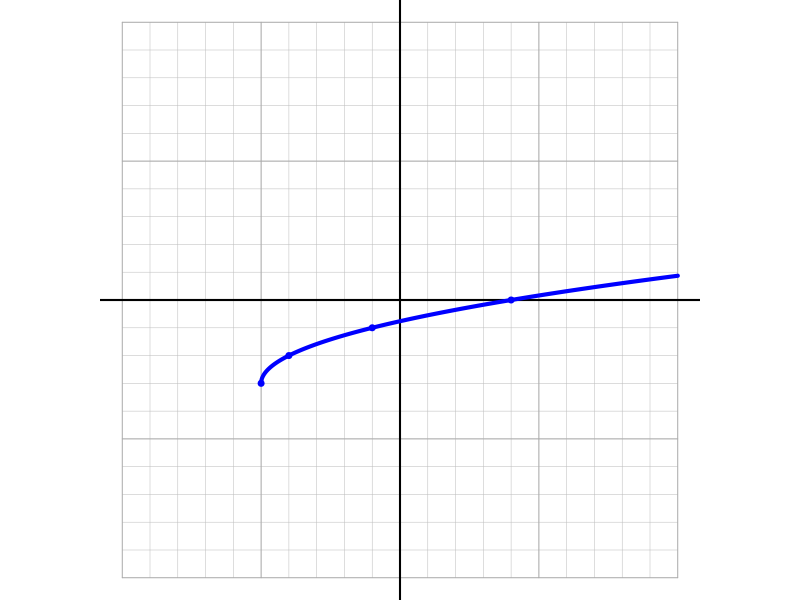
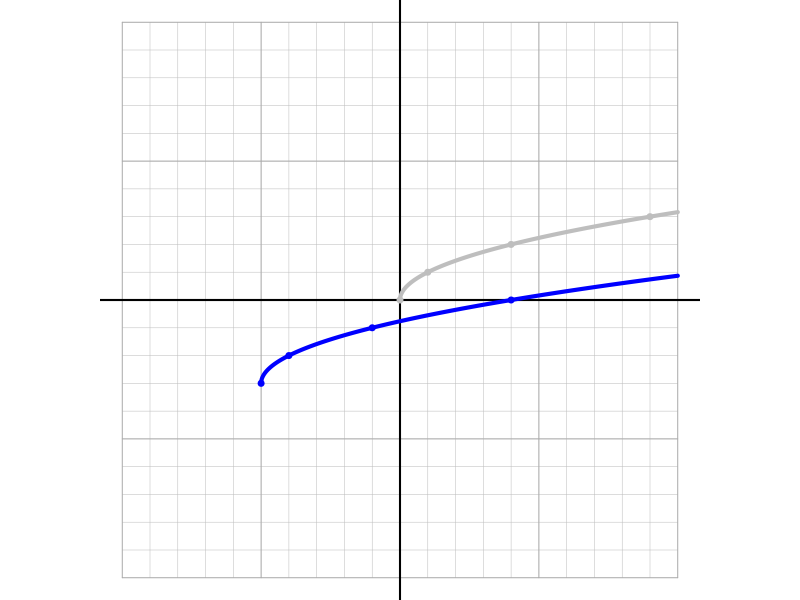

Write the R code that produced these figures, in order.
## ---- chunk 1
funs = list(c("$f(x)=\\lvert x \\rvert$","absolute value",function(x){abs(x)}),
            c("$f(x)=x^2$","quadratic",function(x){x^2}),
            c("$f(x)=x^3$","cubic",function(x){x^3}),
            c("$f(x)=\\frac{1}{x}$","reciprocal",function(x){1/x}),
            c("$f(x)=\\sqrt{x}$","square root",function(x){x^(1/2)}),
            c("$f(x)=\\sqrt[3]{x}$","cube root",function(x){abs(x)^(1/3)*sign(x)}),
            c("$f(x)=2^{x}$","exponential",function(x){2^x}),
            c("$f(x)=\\log_{2}(x)$","logarithmic",function(x){log(x)/log(2)})
            )

fun2 = list(c("\\lvert x \\rvert","absolute value",function(x){abs(x)}),
            c("(x)^2","quadratic",function(x){x^2}),
            c("(x)^3","cubic",function(x){x^3}),
            c("\\frac{1}{x}","reciprocal",function(x){1/x}),
            c("\\sqrt{x}","square root",function(x){x^(1/2)}),
            c("\\sqrt[3]{x}","cube root",function(x){abs(x)^(1/3)*sign(x)}),
            c("2^{x}","exponential",function(x){2^x}),
            c("\\log_{2}(x)","logarithmic",function(x){log(x)/log(2)})
            )

n = length(funs)
w = sample(1:n,1)
fe = funs[[w]][[1]]
fn = funs[[w]][[2]]
ff = funs[[w]][[3]]

hk = sample(1:6,2)*sample(c(-1,1),2,T)
h = hk[1]
k = hk[2]

names = character()
for(i in 1:length(funs)){
    names = c(names,funs[[i]][[2]])
}

al1 = paste0("* ",names,collapse="\n")
ca1 = names[w]
sol1 = paste0(1*(ca1==names),collapse="")

trans = character()
for(i in c(-1,1)){
    for(j in c(-1,1)){
        tran = paste0("y = f(x+",abs(h)*i,")+",abs(k)*j,collapse="")
        tran = gsub("+-","-",tran,fixed=T)
        trans = c(trans,tran)
        tran = paste0("y = f(x+",abs(k)*i,")+",abs(h)*j,collapse="")
        tran = gsub("+-","-",tran,fixed=T)
        trans = c(trans,tran)
    }
}
trans = sort(trans)
ctran = paste0("y = f(x+",-h,")+",k,collapse="")
ctran = gsub("+-","-",ctran,fixed=T)
al2 = paste0("* ",trans,collapse="\n")
sol2 = paste0(1*(ctran==trans),collapse="")


fullans = fun2[[w]][[1]]
arg = paste0("x+",-h,collapse="")
arg = gsub("+-","-",arg,fixed=T)
fullans = gsub("x",arg,fullans,fixed=T)
fullans = paste0(fullans,"+",k,collapse="")
fullans = gsub("+-","-",fullans,fixed=T)

lr = c("left","right")[round(sign(h)/2+1.5)]
du = c("down","up")[round(sign(k)/2+1.5)]

## ---- chunk 2
library(kableExtra)

names = character()
lats = character()
for(i in 1:length(funs)){
    lats = c(lats,funs[[i]][[1]])
    names = c(names,funs[[i]][[2]])
}
df = data.frame(names,lats)
colnames(df) = c("names","expressions")
kable(df) %>%
    kable_styling("bordered",full_width = F)
## ---- chunk 3
par(mar=c(0,0,0,0),oma=c(0,0,0,0),pty="s")
plot(0,0,"n",xlim=c(-10,10),ylim=c(-10,10),axes=F,ann=F)

for(i in -10:10){
    lines(c(-10,10),c(i,i),col="grey",lwd=0.5)
    lines(c(i,i),c(-10,10),col="grey",lwd=0.5)
}
for(i in seq(-10,10,5)){
    lines(c(-10,10),c(i,i),col="darkgrey",lwd=0.8)
    lines(c(i,i),c(-10,10),col="darkgrey",lwd=0.8)
}
abline(h=0,lwd=2)
abline(v=0,lwd=2)

x = seq(-10,10,0.00001)
y = ff(x-h)+k
x2 = x[!is.na(y)]
y2 = y[!is.na(y)]
x = x2[abs(y2)<=10]
y = y2[abs(y2)<=10]
breaks = c(0,which(abs(diff(y))>10),length(x))
for(j in 1:(length(breaks)-1)){
    suppressWarnings(lines(x[(breaks[j]+1):(breaks[j+1]-1)],y[(breaks[j]+1):(breaks[j+1]-1)],type="l",lwd=4,col="blue"))
}

xp = -10:10
yp = ff(xp-h)+k
xp2 = xp[!is.na(yp)]
yp2 = yp[!is.na(yp)]
xp = xp2[abs(yp2)<=10]
yp = yp2[abs(yp2)<=10]
if(length(yp)>0){
    for(i in 1:length(xp)){
        if(yp[i]%%1==0){points(xp[i],yp[i],pch=19,cex=0.8,col="blue")}
    }
}


## ---- chunk 4
par(mar=c(0,0,0,0),oma=c(0,0,0,0),pty="s")
plot(0,0,"n",xlim=c(-10,10),ylim=c(-10,10),axes=F,ann=F)

for(i in -10:10){
    lines(c(-10,10),c(i,i),col="grey",lwd=0.5)
    lines(c(i,i),c(-10,10),col="grey",lwd=0.5)
}
for(i in seq(-10,10,5)){
    lines(c(-10,10),c(i,i),col="darkgrey",lwd=0.8)
    lines(c(i,i),c(-10,10),col="darkgrey",lwd=0.8)
}
abline(h=0,lwd=2)
abline(v=0,lwd=2)

x = seq(-10,10,0.0001)
y = ff(x)
x2 = x[!is.na(y)]
y2 = y[!is.na(y)]
x = x2[abs(y2)<=10]
y = y2[abs(y2)<=10]
breaks = c(0,which(abs(diff(y))>10),length(x))
for(j in 1:(length(breaks)-1)){
    suppressWarnings(lines(x[(breaks[j]+1):(breaks[j+1]-1)],y[(breaks[j]+1):(breaks[j+1]-1)],type="l",lwd=4,col="grey"))
}

xp = -10:10
yp = ff(xp)
xp2 = xp[!is.na(yp)]
yp2 = yp[!is.na(yp)]
xp = xp2[abs(yp2)<=10]
yp = yp2[abs(yp2)<=10]
if(length(yp)>0){
    for(i in 1:length(xp)){
        if(yp[i]%%1==0){points(xp[i],yp[i],pch=19,cex=0.8,col="grey")}
    }
}

x = seq(-10,10,0.0001)
y = ff(x-h)+k
x2 = x[!is.na(y)]
y2 = y[!is.na(y)]
x = x2[abs(y2)<=10]
y = y2[abs(y2)<=10]
breaks = c(0,which(abs(diff(y))>10),length(x))
for(j in 1:(length(breaks)-1)){
    suppressWarnings(lines(x[(breaks[j]+1):(breaks[j+1]-1)],y[(breaks[j]+1):(breaks[j+1]-1)],type="l",lwd=4,col="blue"))
}


xp = -10:10
yp = ff(xp-h)+k
xp2 = xp[!is.na(yp)]
yp2 = yp[!is.na(yp)]
xp = xp2[abs(yp2)<=10]
yp = yp2[abs(yp2)<=10]
if(length(yp)>0){
    for(i in 1:length(xp)){
        if(yp[i]%%1==0){points(xp[i],yp[i],pch=19,cex=0.8,col="blue")}
    }
}
